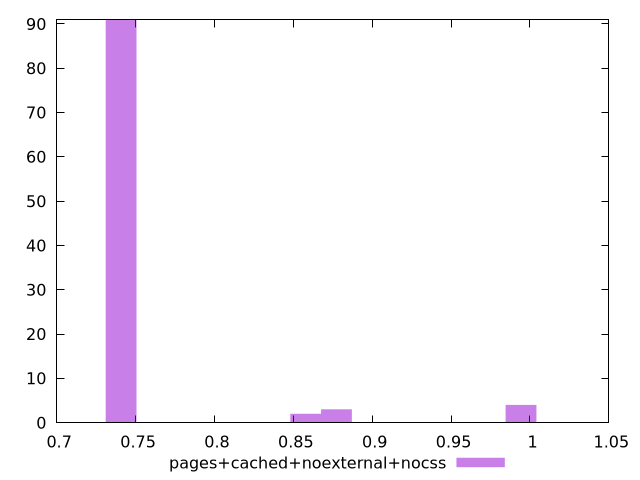

The script that saved this image:
$_pagesCachedNoexternalNocss <<EOF
0.7408694188817105 91
0.8773453644651835 3
0.9943247463938746 4
0.8578488008104016 2
EOF
set key outside below
set terminal pngcairo
set output "report_00004_2020-11-02T20-21-41.718Z/uses-http2/pages+cached+noexternal+nocss//hist.png"
set yrange [0:91]
set boxwidth 0.019496563654781855
set style fill transparent solid 0.5 noborder
plot $_pagesCachedNoexternalNocss title "pages+cached+noexternal+nocss" with boxes ,
